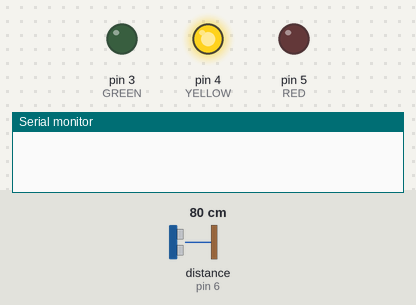
Simulated run of this sketch. Board: Arduino Uno, built with avr-gcc and run on an emulated ATmega328P. Shown: output pins drawn as LEDs (lit = HIGH), the last lines printed to the serial monitor. Wiring (inferred from the names in the program): ultrasonic range finder: trigger pin 7; echo pin 6. The inputs (shaded band) are chosen by the test bench; at power-on: distance to the obstacle (sensor on pin 6) 80 cm. The echo pulse lasts 58.3 µs per cm; pins used as bus, display or sensor lines are not drawn.

Above: at 1.8 s.
1.9 s: distance to the obstacle (sensor on pin 6) set to 23 cm
3.4 s: distance to the obstacle (sensor on pin 6) set to 19 cm
At 4.8 s:
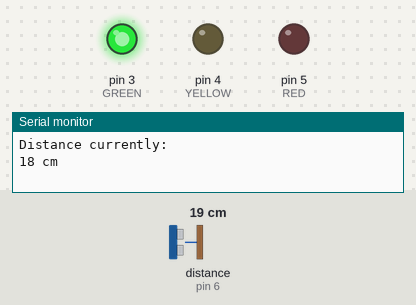
5.5 s: distance to the obstacle (sensor on pin 6) set to 13 cm
7.2 s: distance to the obstacle (sensor on pin 6) set to 10 cm
At 9.2 s:
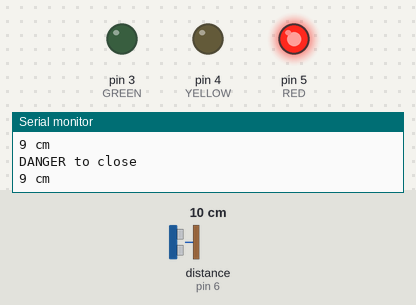
9.5 s: distance to the obstacle (sensor on pin 6) set to 18 cm
At 10.9 s:
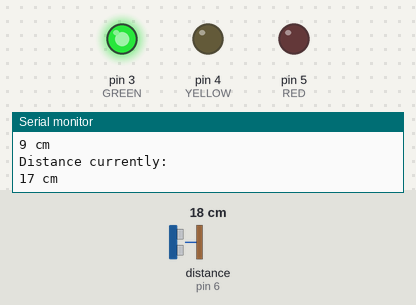
11.5 s: distance to the obstacle (sensor on pin 6) set to 2 cm
At 12.5 s:
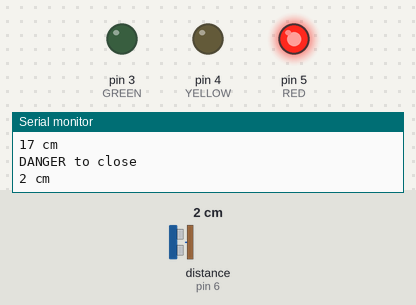
Timing chart, 0 to 14.5 s (numbered marks = the images above; inputs shaded):
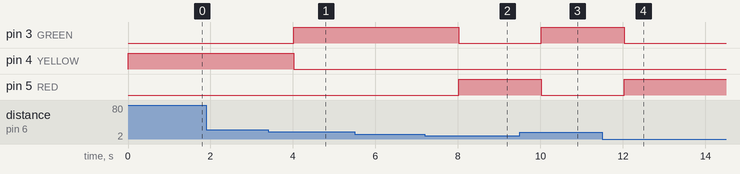

The sketch:

Ultrasonic.ino
```cpp
#define SendSignal 7
#define RecSignal 6
#define RED 5
#define YELLOW 4
#define GREEN 3

void setup() {
  // put your setup code here, to run once:
  pinMode(SendSignal, OUTPUT);
  pinMode(RecSignal, INPUT);
  Serial.begin(9600);
  pinMode(RED, OUTPUT);
  pinMode(YELLOW, OUTPUT);
  pinMode(GREEN, OUTPUT);
}

void loop() {
  // put your main code here, to run repeatedly:
  long duration, distance;
  digitalWrite(SendSignal, LOW);
  delayMicroseconds(2);
  digitalWrite(SendSignal, HIGH);
  delayMicroseconds(10);
  digitalWrite(SendSignal, LOW);
  duration = pulseIn(RecSignal, HIGH);
  distance = duration*0.034/2;
  if (distance <= 10)
  {
      Serial.println("DANGER to close");
      Serial.print(distance);
      Serial.println(" cm");
      digitalWrite(RED, HIGH);
      digitalWrite(YELLOW, LOW);
      digitalWrite(GREEN, LOW);
      delay(1000);
  }
  else if (distance <= 20)
  {
    Serial.println("Distance currently: ");
    Serial.print(distance);
    Serial.println(" cm");
    digitalWrite(RED, LOW);
    digitalWrite(YELLOW, LOW);
    digitalWrite(GREEN, HIGH);
    delay(1000);
  }
  else if (distance > 20)
  {
    digitalWrite(RED, LOW);
    digitalWrite(YELLOW, HIGH);
    digitalWrite(GREEN, LOW);
    delay(1000);
  }
}
```

Measured:
- the behaviour switches between 22 and 21 cm on distance to the obstacle (sensor on pin 6) (found by bisection; images 0 and 1)
- the behaviour switches between 12 and 11 cm on distance to the obstacle (sensor on pin 6) (found by bisection; images 1 and 2)
- after the input at 1.9 s, every drawn part: stays the same
- after the input at 3.4 s, pin 3 (GREEN): LOW → HIGH after 0.62 s; pin 4 (YELLOW): HIGH → LOW after 0.62 s
- after the input at 7.2 s, pin 3 (GREEN): HIGH → LOW after 0.82 s; pin 5 (RED): LOW → HIGH after 0.82 s
- after the input at 9.5 s, pin 3 (GREEN): LOW → HIGH after 0.53 s; pin 5 (RED): HIGH → LOW after 0.53 s
- after the input at 11.5 s, pin 3 (GREEN): HIGH → LOW after 0.53 s; pin 5 (RED): LOW → HIGH after 0.53 s
